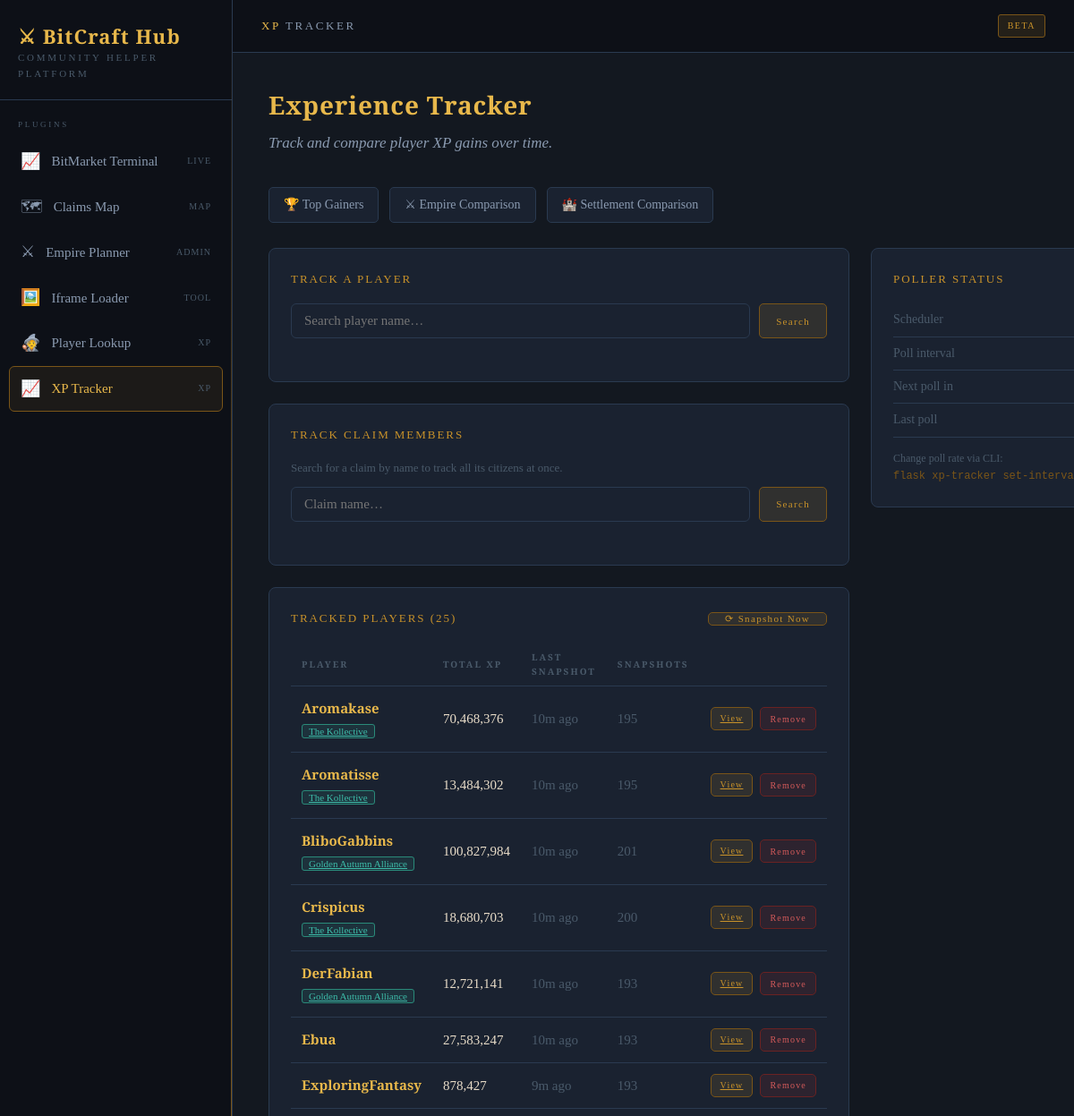
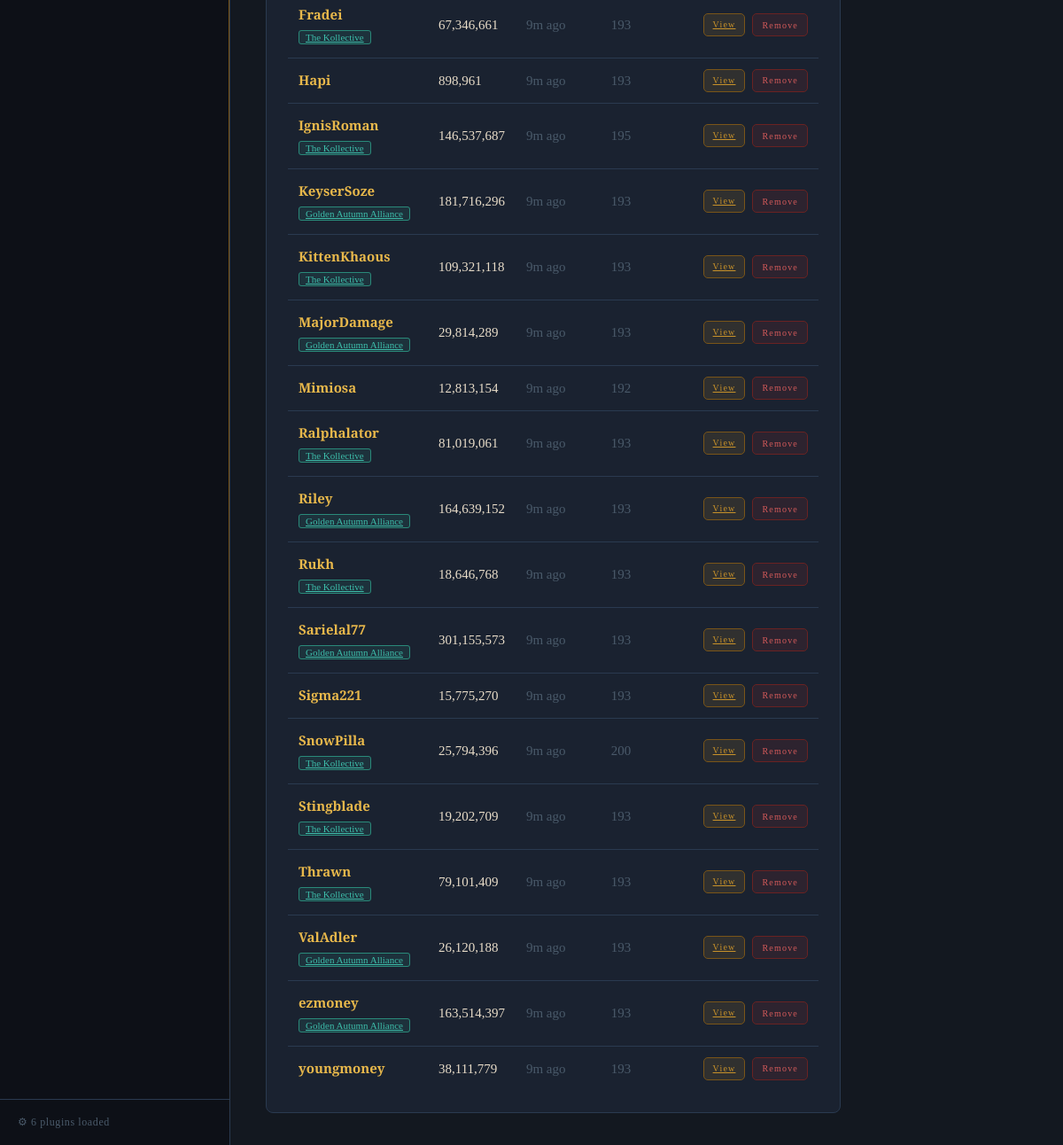
/xp-tracker/, run on the app's committed database (2 pictures, top to bottom).
### tables this page shows
CREATE TABLE tracked_players (
            player_id   TEXT PRIMARY KEY,
            username    TEXT NOT NULL,
            empire_id   TEXT,
            empire_name TEXT,
            added_at    INTEGER NOT NULL
        , claim_id TEXT, claim_name TEXT);

### plugins/xp_tracker/routes.py (the view)
@bp.route("/")
def index():
    players = db.get_tracked_player_summary()
    status  = xp_poller.get_status()
    return render_template(
        "xp_tracker/index.html",
        players=players,
        status=status,
        skill_icons=SKILL_ICONS,
    )

### app.py (called while the page is built)
@app.context_processor
def inject_plugins():
    return dict(plugins=plugin_registry)

### plugins/xp_tracker/db.py (called while the page is built)
def _conn():
    conn = sqlite3.connect(DB_PATH)
    conn.row_factory = sqlite3.Row
    return conn

def get_config(key, default=None):
    with _conn() as c:
        row = c.execute("SELECT value FROM config WHERE key=?", (key,)).fetchone()
        return row["value"] if row else default

def get_tracked_players():
    with _conn() as c:
        rows = c.execute(
            "SELECT player_id, username, empire_id, empire_name, added_at FROM tracked_players ORDER BY username"
        ).fetchall()
        return [dict(r) for r in rows]

def get_latest_snapshot(player_id):
    with _conn() as c:
        row = c.execute(
            "SELECT id, player_id, snapshot_time, total_xp, skill_data FROM xp_snapshots WHERE player_id=? ORDER BY snapshot_time DESC LIMIT 1",
            (player_id,)
        ).fetchone()
        if not row:
            return None
        result = dict(row)
        result["skill_data"] = json.loads(result["skill_data"])
        return result

def get_snapshot_count(player_id):
    with _conn() as c:
        row = c.execute("SELECT COUNT(*) as cnt FROM xp_snapshots WHERE player_id=?", (player_id,)).fetchone()
        return row["cnt"]

def get_tracked_player_summary():
    players = get_tracked_players()
    results = []
    for player in players:
        latest = get_latest_snapshot(player["player_id"])
        count  = get_snapshot_count(player["player_id"])
        results.append({
            **player,
            "latest_snapshot": latest,
            "snapshot_count":  count,
        })
    return results

### plugins/xp_tracker/poller.py (called while the page is built)
def get_status():
    interval  = int(db.get_config("poll_interval_minutes", "10"))
    last_poll = int(db.get_config("last_poll_time", "0"))
    next_poll = last_poll + interval * 60
    now       = int(time.time())
    return {
        "poll_interval_minutes": interval,
        "last_poll_time":        last_poll,
        "next_poll_in_seconds":  max(0, next_poll - now),
        "scheduler_running":     _thread is not None and _thread.is_alive(),
    }

### plugins/xp_tracker/templates/xp_tracker/index.html (shortened to what this page needs)
{% extends "base.html" %}
{% block topbar_title %}<span>XP</span> Tracker{% endblock %}
{% block content %}
<h1 class="page-heading">Experience Tracker</h1>
<p class="page-subheading">Track and compare player XP gains over time.</p>
<div class="nav-links">
  <a href="{{ url_for('xp_tracker.leaderboard') }}" class="nav-link">🏆 Top Gainers</a>
  <a href="{{ url_for('xp_tracker.empire') }}" class="nav-link">⚔ Empire Comparison</a>
  <a href="{{ url_for('xp_tracker.settlement') }}" class="nav-link">🏰 Settlement Comparison</a>
</div>
<div class="xpt-grid">
  <div>
    <div class="card" style="margin-bottom:24px">
      <div class="card-title">Track a Player</div>
      <div class="xpt-search-bar">
        <input id="search-input" class="xpt-input" type="text" placeholder="Search player name…" autocomplete="off" />
        <button class="xpt-btn" onclick="searchPlayer()">Search</button>
      </div>
    </div>
    <div class="card" style="margin-bottom:24px">
      <div class="card-title">Track Claim Members</div>
      <p style="font-size:13px;color:var(--text-muted);margin:0 0 10px">
        Search for a claim by name to track all its citizens at once.
      </p>
      <div class="xpt-search-bar">
        <input id="claim-search-input" class="xpt-input" type="text" placeholder="Claim name…" autocomplete="off" />
        <button class="xpt-btn" onclick="searchClaim()">Search</button>
      </div>
    </div>
    <div class="card">
      <div class="card-title" style="display:flex;justify-content:space-between;align-items:center">
        <span>Tracked Players ({{ players|length }})</span>
        {% if players %}
        <button class="xpt-btn" onclick="snapshotNow()" title="Snapshot all players now">⟳ Snapshot Now</button>
        {% endif %}
      </div>
      {% if players %}
      <table class="player-table">
        <thead>
          <tr>
            <th>Player</th>
            <th>Total XP</th>
            <th>Last Snapshot</th>
            <th>Snapshots</th>
            <th></th>
          </tr>
        </thead>
        <tbody>
          {% for p in players %}
          <tr>
            <td>
              <a href="{{ url_for('xp_tracker.player_detail', player_id=p.player_id) }}" class="pt-name">
                {{ skill_icons.get('', '') }} {{ p.username }}
              </a>
              {% if p.empire_name %}
              <br><span class="pt-empire">
                <a href="{{ url_for('xp_tracker.empire', empire=p.empire_name) }}" class="badge-empire">{{ p.empire_name }}</a>
              </span>
              {% endif %}
            </td>
            <td class="pt-xp">
              {% if p.latest_snapshot %}
                {{ "{:,}".format(p.latest_snapshot.total_xp) }}
              {% else %}
                <span style="color:var(--text-muted)">—</span>
              {% endif %}
            </td>
            <td class="pt-snap">
              {% if p.latest_snapshot %}
                <span data-ts="{{ p.latest_snapshot.snapshot_time }}"></span>
              {% else %}
                <span style="color:var(--text-muted)">Never</span>
              {% endif %}
            </td>
            <td class="pt-snap">{{ p.snapshot_count }}</td>
            <td>
              <div class="pt-actions">
                <a href="{{ url_for('xp_tracker.player_detail', player_id=p.player_id) }}" class="xpt-btn" style="padding:4px 10px;font-size:10px">View</a>
                <button class="xpt-btn xpt-btn-danger" style="padding:4px 10px;font-size:10px"
                        onclick="untrack('{{ p.player_id }}', '{{ p.username }}')">Remove</button>
              </div>
            </td>
          </tr>
          {% endfor %}
        </tbody>
      </table>
      {% else %}
      <div class="empty-state">
        No players tracked yet.<br>Search for a player above and click <strong>Track</strong> to get started.
      </div>
      {% endif %}
    </div>
  </div>
  <div>
    <div class="card status-card">
      <div class="card-title">Poller Status</div>
      <div class="status-row">
        <span class="status-label">Scheduler</span>
      </div>
      <div class="status-row">
        <span class="status-label">Poll interval</span>
      </div>
      <div class="status-row">
        <span class="status-label">Next poll in</span>
      </div>
      <div class="status-row">
        <span class="status-label">Last poll</span>
      </div>
      <div style="margin-top:14px;font-size:12px;color:var(--text-muted);line-height:1.6">
        Change poll rate via CLI:<br>
        <code style="color:var(--gold-dim)">flask xp-tracker set-interval &lt;minutes&gt;</code>
      </div>
    </div>
  </div>
</div>
{% endblock %}

### templates/base.html (style rules this page uses)
:root { --bg-void: #07080a; --bg-deep: #0d1017; --bg-surface: #131820; --bg-raised: #1a2230; --bg-hover: #1f2a3a; --border: #2a3a50; --border-glow: #3d5a7a; --gold: #c8922a; --gold-light: #e8b84b; --gold-dim: #7a5518; --amber: #d4621a; --text-primary: #e8dcc8; --text-secondary:#8a9ab0; --text-muted: #4a5a6a; --teal: #2a8a7a; --teal-light: #3dbdaa; --sidebar-w: 260px; }
*, *::before, *::after { box-sizing: border-box; margin: 0; padding: 0; }
html, body { height: 100%; background: var(--bg-void); color: var(--text-primary); font-family: 'Crimson Pro', Georgia, serif; font-size: 16px; line-height: 1.6; }
body::before { content: ''; position: fixed; inset: 0; pointer-events: none; z-index: 0; opacity: 0.4; }
.topbar-title span { color: var(--gold-light); }
.page-heading { font-family: 'Cinzel', serif; font-size: 28px; font-weight: 600; color: var(--gold-light); margin-bottom: 6px; letter-spacing: 0.03em; }
.page-subheading { color: var(--text-secondary); font-size: 17px; font-weight: 300; font-style: italic; margin-bottom: 36px; }
.card { background: var(--bg-raised); border: 1px solid var(--border); border-radius: 8px; padding: 24px; transition: border-color 0.2s; }
.card-title { font-family: 'Cinzel', serif; font-size: 13px; letter-spacing: 0.15em; text-transform: uppercase; color: var(--gold); margin-bottom: 16px; }

### plugins/xp_tracker/templates/xp_tracker/index.html (style rules this page uses)
.xpt-grid { display: grid; grid-template-columns: 1fr 340px; gap: 24px; align-items: start; }
.xpt-search-bar { display: flex; gap: 10px; margin-bottom: 24px; }
.xpt-input { flex: 1; background: var(--bg-raised); border: 1px solid var(--border); border-radius: 6px; padding: 10px 14px; color: var(--text-primary); font-family: inherit; font-size: 15px; }
.xpt-btn { background: rgba(200,146,42,0.12); border: 1px solid var(--gold-dim); color: var(--gold); font-family: 'Cinzel', serif; font-size: 11px; letter-spacing: 0.12em; padding: 0 18px; border-radius: 5px; cursor: pointer; transition: all 0.18s; white-space: nowrap; }
.xpt-btn-danger { background: rgba(180,40,40,0.12); border-color: #6a2222; color: #d45a5a; }
.player-table { width: 100%; border-collapse: collapse; }
.player-table th { font-family: 'Cinzel', serif; font-size: 10px; letter-spacing: 0.2em; text-transform: uppercase; color: var(--text-muted); padding: 8px 12px; text-align: left; border-bottom: 1px solid var(--border); }
.player-table td { padding: 12px; border-bottom: 1px solid var(--border); font-size: 15px; vertical-align: middle; }
.player-table tr:last-child td { border-bottom: none; }
.pt-name { color: var(--gold-light); font-weight: 600; text-decoration: none; }
.pt-empire { font-size: 13px; color: var(--text-secondary); }
.pt-xp { font-variant-numeric: tabular-nums; color: var(--text-primary); }
.pt-snap { font-size: 13px; color: var(--text-muted); }
.pt-actions { display: flex; gap: 8px; }
.status-card { font-size: 14px; }
.status-row { display: flex; justify-content: space-between; padding: 7px 0; border-bottom: 1px solid var(--border); }
.status-label { color: var(--text-muted); }
.nav-links { display: flex; gap: 12px; margin-bottom: 28px; flex-wrap: wrap; }
.nav-link { display: inline-flex; align-items: center; gap: 6px; padding: 8px 16px; background: var(--bg-raised); border: 1px solid var(--border); border-radius: 5px; color: var(--text-secondary); text-decoration: none; font-size: 14px; transition: all 0.18s; }
.badge-empire { font-size: 11px; background: rgba(61,189,170,0.1); border: 1px solid var(--teal); color: var(--teal-light); border-radius: 3px; padding: 1px 7px; }

### data on the page
tracked_players: username "Aromakase", empire_name "The Kollective", latest_snapshot.total_xp "70,468,376", snapshot_count "195"
tracked_players: username "Aromatisse", empire_name "The Kollective", latest_snapshot.total_xp "13,484,302", snapshot_count "195"
tracked_players: username "BliboGabbins", empire_name "Golden Autumn Alliance", latest_snapshot.total_xp "100,827,984", snapshot_count "201"
tracked_players: username "Crispicus", empire_name "The Kollective", latest_snapshot.total_xp "18,680,703", snapshot_count "200"
tracked_players: username "DerFabian", empire_name "Golden Autumn Alliance", latest_snapshot.total_xp "12,721,141", snapshot_count "193"
tracked_players: username "Ebua", latest_snapshot.total_xp "27,583,247", snapshot_count "193"
tracked_players: username "ExploringFantasy", latest_snapshot.total_xp "878,427", snapshot_count "193"
tracked_players: username "Fradei", empire_name "The Kollective", latest_snapshot.total_xp "67,346,661", snapshot_count "193"
tracked_players: username "Hapi", latest_snapshot.total_xp "898,961", snapshot_count "193"
tracked_players: username "IgnisRoman", empire_name "The Kollective", latest_snapshot.total_xp "146,537,687", snapshot_count "195"
tracked_players: username "KeyserSoze", empire_name "Golden Autumn Alliance", latest_snapshot.total_xp "181,716,296", snapshot_count "193"
tracked_players: username "KittenKhaous", empire_name "The Kollective", latest_snapshot.total_xp "109,321,118", snapshot_count "193"
tracked_players: username "MajorDamage", empire_name "Golden Autumn Alliance", latest_snapshot.total_xp "29,814,289", snapshot_count "193"
tracked_players: username "Mimiosa", latest_snapshot.total_xp "12,813,154", snapshot_count "192"
tracked_players: username "Ralphalator", empire_name "The Kollective", latest_snapshot.total_xp "81,019,061", snapshot_count "193"
tracked_players: username "Riley", empire_name "Golden Autumn Alliance", latest_snapshot.total_xp "164,639,152", snapshot_count "193"
tracked_players: username "Rukh", empire_name "The Kollective", latest_snapshot.total_xp "18,646,768", snapshot_count "193"
tracked_players: username "Sarielal77", empire_name "Golden Autumn Alliance", latest_snapshot.total_xp "301,155,573", snapshot_count "193"
tracked_players: username "Sigma221", latest_snapshot.total_xp "15,775,270", snapshot_count "193"
tracked_players: username "SnowPilla", empire_name "The Kollective", latest_snapshot.total_xp "25,794,396", snapshot_count "200"
tracked_players: username "Stingblade", empire_name "The Kollective", latest_snapshot.total_xp "19,202,709", snapshot_count "193"
tracked_players: username "Thrawn", empire_name "The Kollective", latest_snapshot.total_xp "79,101,409", snapshot_count "193"
tracked_players: username "ValAdler", empire_name "Golden Autumn Alliance", latest_snapshot.total_xp "26,120,188", snapshot_count "193"
tracked_players: username "ezmoney", empire_name "Golden Autumn Alliance", latest_snapshot.total_xp "163,514,397", snapshot_count "193"
tracked_players: username "youngmoney", latest_snapshot.total_xp "38,111,779", snapshot_count "193"

### other printed values
{{ plugin.icon }} "📈" "🗺" "⚔" "🖼️" "🧙" "📈"
{{ plugin.name }} "BitMarket Terminal" "Claims Map" "Empire Planner" "Iframe Loader" "Player Lookup" "XP Tracker"
{{ plugin.tag }} "LIVE" "MAP" "ADMIN" "TOOL" "XP" "XP"
{{ plugins|length }} "6"
{{ 's' if plugins|length != 1 else '' }} "s"
{{ players|length }} "25"
